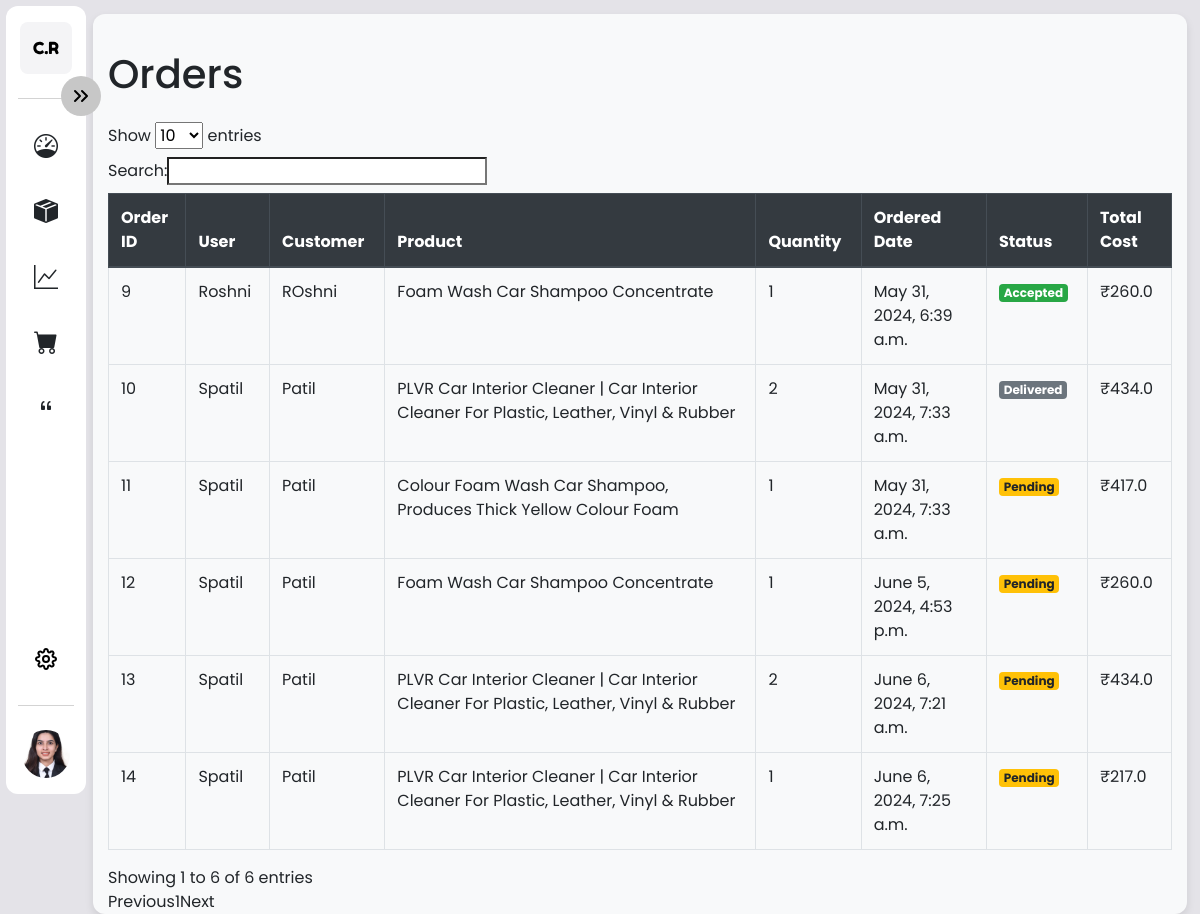
Screenshot of /admin_panel/admin/orders/ with the database file from the repository.
### shop/models.py (models this page shows, shortened)
class OrderPlaced(models.Model):
    user = models.ForeignKey(CustomUser, on_delete=models.CASCADE)
    customer = models.ForeignKey(Customer, on_delete=models.CASCADE)
    product = models.ForeignKey(Product, on_delete=models.CASCADE)
    quantity = models.PositiveIntegerField(default=1)
    ordered_date = models.DateTimeField(auto_now_add=True)
    status = models.CharField(max_length=50, choices=STATUS_CHOICES, default='Pending')
    @property
    def total_cost(self):
        return self.quantity * self.product.discounted_price

class CustomUser(AbstractUser):
    pass

class Customer(models.Model):
    user = models.ForeignKey(CustomUser, on_delete=models.CASCADE)
    name = models.CharField(max_length=200)
    locality = models.CharField(max_length=200)
    city = models.CharField(max_length=50)
    zipcode = models.IntegerField()
    state = models.CharField(choices=STATE_CHOICES, max_length=50)
    created_at = models.DateTimeField(default=timezone.now)  # Add this line

class Product(models.Model):
    title = models.CharField(max_length=100)
    selling_price = models.FloatField(default=0.0)
    discounted_price = models.FloatField(null=True, blank=True, default=0.0)
    description = models.TextField(default='')
    category = models.ForeignKey(Category, on_delete=models.SET_NULL, null=True)
    subcategory = models.ForeignKey(SubCategory, on_delete=models.SET_NULL, null=True)
    product_image = models.ImageField(upload_to='productimg', default='')

### admin_panel/views.py (the view)
# urls.py: path('admin/orders/', views.orders_admin, name='orders_admin'),
def orders_admin(request):
    orders = OrderPlaced.objects.all()
    return render(request, 'orders_admin.html', {'orders': orders})

### admin_panel/templates/orders_admin.html
{% extends "dashbase.html" %}
{% block head %}
<head>
    {% load static %}
    <link rel="stylesheet" href="https://cdn.jsdelivr.net/npm/bootstrap-icons@1.11.3/font/bootstrap-icons.min.css">
</head>
{% endblock head %}
{% block main %}
<div class="container mt-4">
    <h1 class="mb-4">Orders</h1>
    <div class="table-responsive">
        <table class="table table-bordered table-hover">
            <thead class="thead-dark">
                <tr>
                    <th scope="col">Order ID</th>
                    <th scope="col">User</th>
                    <th scope="col">Customer</th>
                    <th scope="col">Product</th>
                    <th scope="col">Quantity</th>
                    <th scope="col">Ordered Date</th>
                    <th scope="col">Status</th>
                    <th scope="col">Total Cost</th>
                </tr>
            </thead>
            <tbody>
                {% for order in orders %}
                <tr>
                    <td><a href="{% url 'admin_edit_order' order.pk %}" class="text-decoration-none">{{ order.id }}</a></td>
                    <td>{{ order.user.username }}</td>
                    <td>{{ order.customer.name }}</td>
                    <td>{{ order.product.title }}</td>
                    <td>{{ order.quantity }}</td>
                    <td>{{ order.ordered_date }}</td>
                    <td>
                        {% if order.status == 'Accepted' %}
                        <span class="badge badge-success">{{ order.status }}</span>
                        {% elif order.status == 'Pending' %}
                        <span class="badge badge-warning">{{ order.status }}</span>
                        {% elif order.status == 'Rejected' %}
                        <span class="badge badge-danger">{{ order.status }}</span>
                        {% else %}
                        <span class="badge badge-secondary">{{ order.status }}</span>
                        {% endif %}
                    </td>
                    <td>₹{{ order.total_cost }}</td>
                </tr>
                {% endfor %}
            </tbody>
        </table>
    </div>
</div>
{% endblock main %}

### shop/static/dash/style.css (style rules this page uses)
*, *::before, *::after { margin: 0; padding: 0; box-sizing: border-box; }
body { height: 100vh; background-color: #e4e3e8; padding: 0.375rem; font-family: Poppins, sans-serif; position: relative; }
button, a { all: unset; font: inherit; cursor: pointer; }

### rows the page displays
OrderPlaced: id "9", user.username "Roshni", customer.name "ROshni", product "Foam Wash Car Shampoo Concentrate", quantity "1", ordered_date "May 31, 2024, 6:39 a.m.", status "Accepted", total_cost "260.0"
OrderPlaced: id "10", user.username "Spatil", customer.name "Patil", product "PLVR Car Interior Cleaner | Car Interior Cleaner For Plastic, Leather, Vinyl & Rubber", quantity "2", ordered_date "May 31, 2024, 7:33 a.m.", status "Delivered", total_cost "434.0"
OrderPlaced: id "11", user.username "Spatil", customer.name "Patil", product "Colour Foam Wash Car Shampoo, Produces Thick Yellow Colour Foam", quantity "1", ordered_date "May 31, 2024, 7:33 a.m.", status "Pending", total_cost "417.0"
OrderPlaced: id "12", user.username "Spatil", customer.name "Patil", product "Foam Wash Car Shampoo Concentrate", quantity "1", ordered_date "June 5, 2024, 4:53 p.m.", status "Pending", total_cost "260.0"
OrderPlaced: id "13", user.username "Spatil", customer.name "Patil", product "PLVR Car Interior Cleaner | Car Interior Cleaner For Plastic, Leather, Vinyl & Rubber", quantity "2", ordered_date "June 6, 2024, 7:21 a.m.", status "Pending", total_cost "434.0"
OrderPlaced: id "14", user.username "Spatil", customer.name "Patil", product "PLVR Car Interior Cleaner | Car Interior Cleaner For Plastic, Leather, Vinyl & Rubber", quantity "1", ordered_date "June 6, 2024, 7:25 a.m.", status "Pending", total_cost "217.0"
